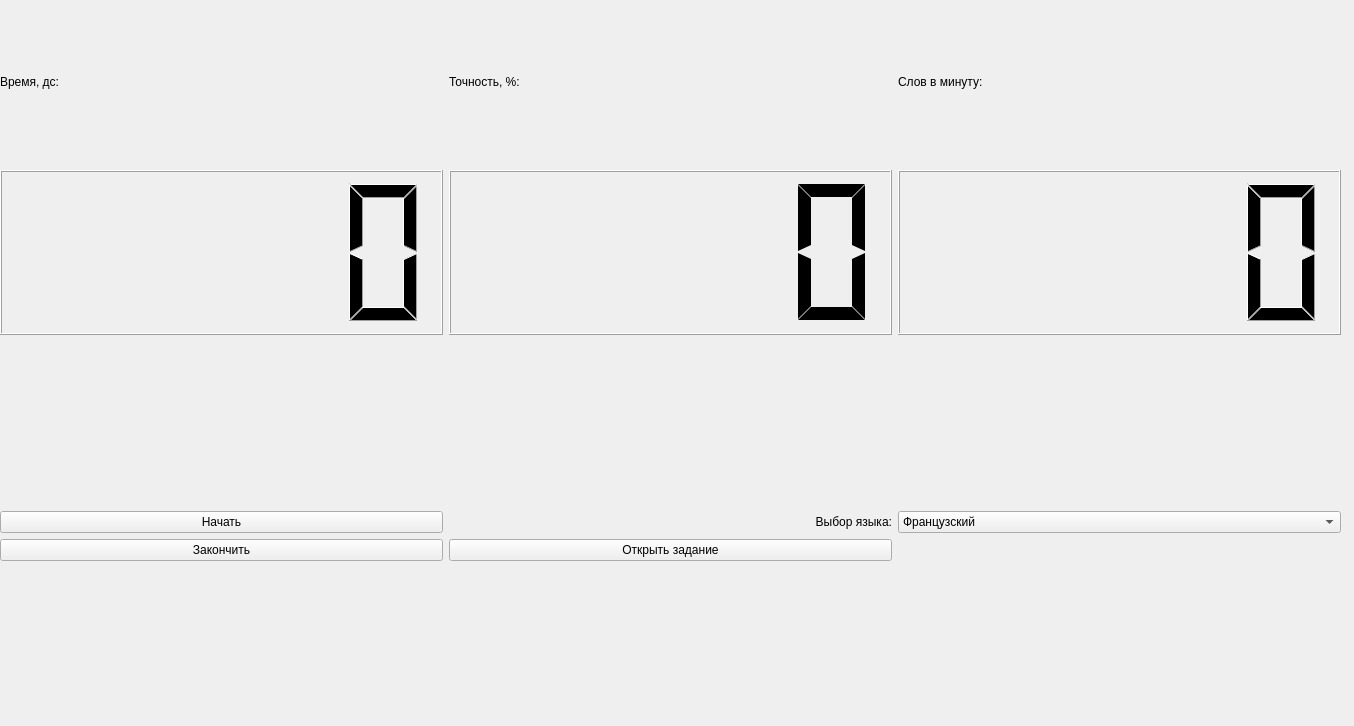
<?xml version="1.0" encoding="UTF-8"?>
<ui version="4.0">
 <class>MainWindow</class>
 <widget class="QMainWindow" name="MainWindow">
  <property name="geometry">
   <rect>
    <x>0</x>
    <y>0</y>
    <width>1354</width>
    <height>726</height>
   </rect>
  </property>
  <property name="windowTitle">
   <string>MainWindow</string>
  </property>
  <widget class="QWidget" name="centralwidget">
   <widget class="QWidget" name="gridLayoutWidget">
    <property name="geometry">
     <rect>
      <x>0</x>
      <y>0</y>
      <width>1341</width>
      <height>561</height>
     </rect>
    </property>
    <layout class="QGridLayout" name="gridLayout">
     <item row="5" column="1">
      <widget class="QLabel" name="chooseLanguageLabel">
       <property name="text">
        <string>Выбор языка:</string>
       </property>
       <property name="alignment">
        <set>Qt::AlignRight|Qt::AlignTrailing|Qt::AlignVCenter</set>
       </property>
      </widget>
     </item>
     <item row="2" column="0">
      <widget class="QLCDNumber" name="timerLCD"/>
     </item>
     <item row="2" column="2">
      <widget class="QLCDNumber" name="wpmLCD"/>
     </item>
     <item row="2" column="1">
      <widget class="QLCDNumber" name="accuracyLCD">
       <property name="smallDecimalPoint">
        <bool>false</bool>
       </property>
       <property name="segmentStyle">
        <enum>QLCDNumber::Flat</enum>
       </property>
      </widget>
     </item>
     <item row="4" column="0" colspan="3">
      <widget class="QLabel" name="testLabel">
       <property name="text">
        <string/>
       </property>
      </widget>
     </item>
     <item row="0" column="2">
      <widget class="QLabel" name="wpmLabel">
       <property name="text">
        <string>Слов в минуту:</string>
       </property>
      </widget>
     </item>
     <item row="6" column="0">
      <widget class="QPushButton" name="stopButton">
       <property name="text">
        <string>Закончить</string>
       </property>
      </widget>
     </item>
     <item row="5" column="0">
      <widget class="QPushButton" name="startButton">
       <property name="text">
        <string>Начать</string>
       </property>
      </widget>
     </item>
     <item row="6" column="1">
      <widget class="QPushButton" name="openTestButton">
       <property name="text">
        <string>Открыть задание</string>
       </property>
      </widget>
     </item>
     <item row="0" column="1">
      <widget class="QLabel" name="accuracyLabel">
       <property name="text">
        <string>Точность, %:</string>
       </property>
      </widget>
     </item>
     <item row="0" column="0">
      <widget class="QLabel" name="timerLabel">
       <property name="text">
        <string>Время, дс:</string>
       </property>
      </widget>
     </item>
     <item row="5" column="2">
      <widget class="QComboBox" name="languageChangeComboBox">
       <item>
        <property name="text">
         <string>Французский</string>
        </property>
       </item>
       <item>
        <property name="text">
         <string>Немецкий</string>
        </property>
       </item>
       <item>
        <property name="text">
         <string>Арабский</string>
        </property>
       </item>
       <item>
        <property name="text">
         <string>Белорусский</string>
        </property>
       </item>
       <item>
        <property name="text">
         <string>Иврит</string>
        </property>
       </item>
       <item>
        <property name="text">
         <string>Китайский</string>
        </property>
       </item>
      </widget>
     </item>
    </layout>
   </widget>
  </widget>
 </widget>
 <resources/>
 <connections/>
</ui>
